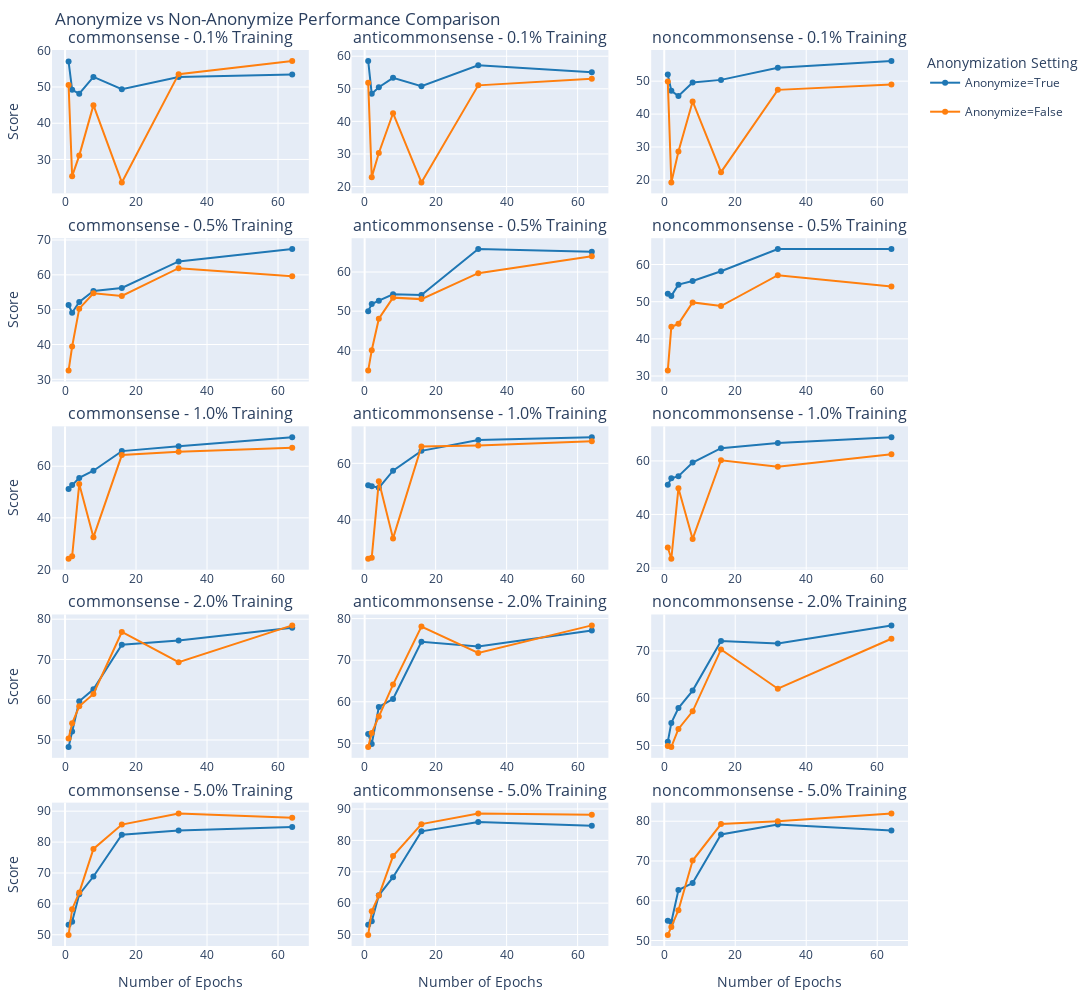
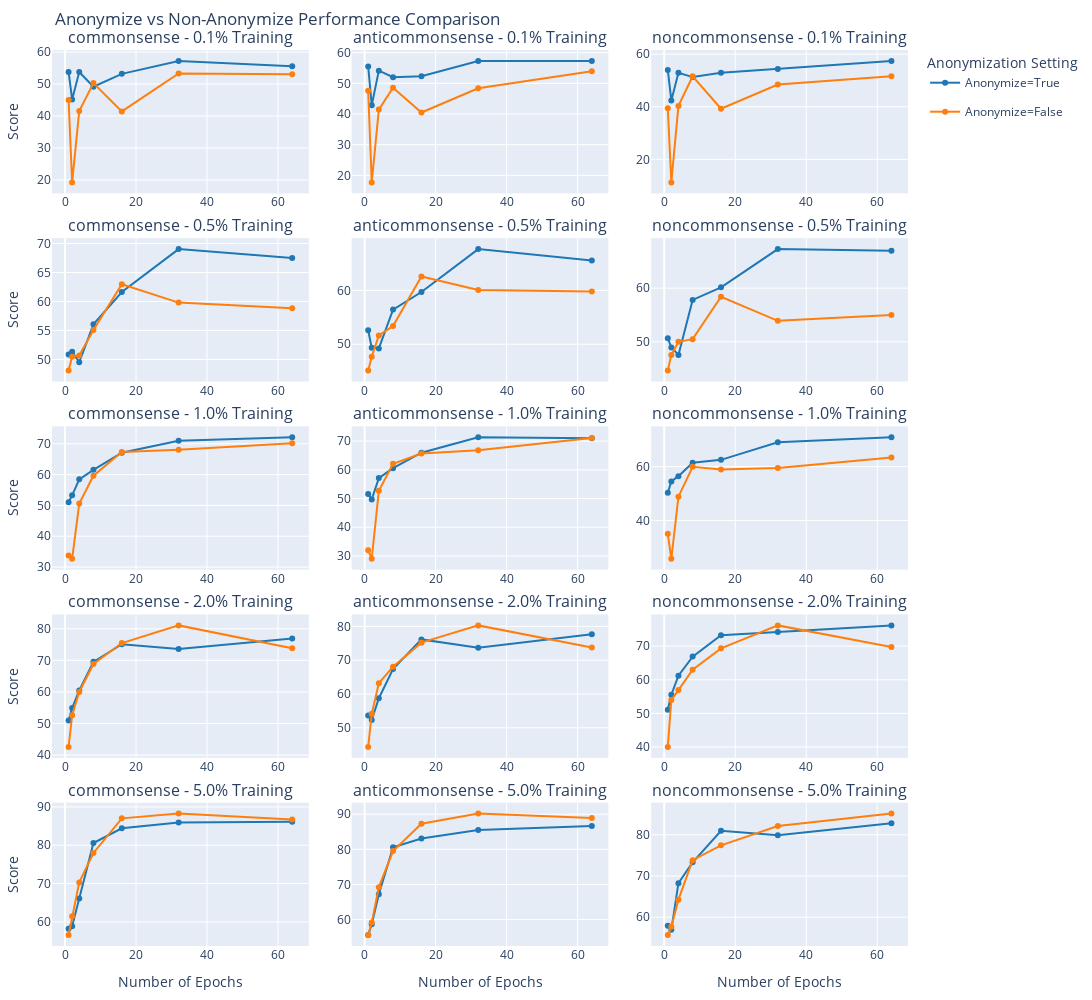
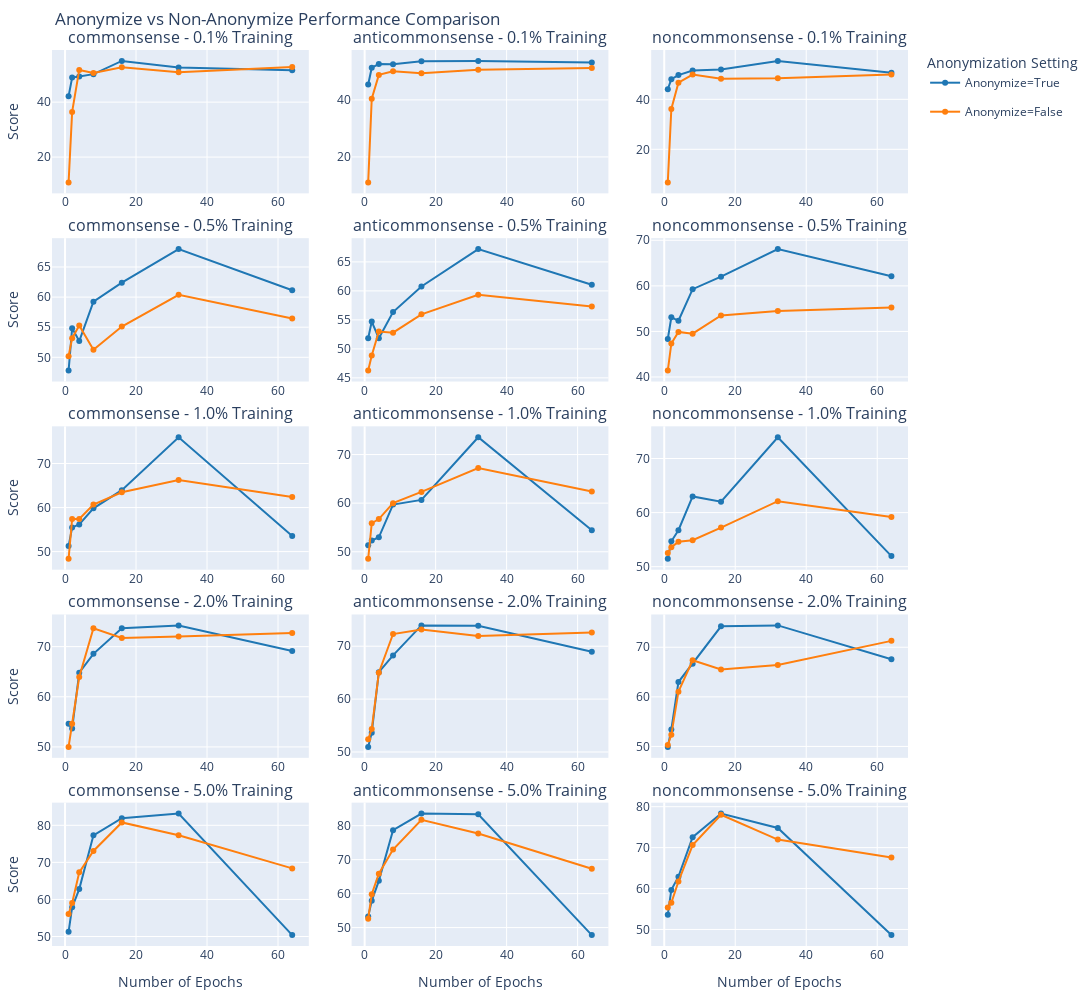

Notebook cell for these charts, in order:
### Code cell
# Create comparison plots
def create_anonymize_comparison_plots(learning_rate):
    # Create a subplot for each test dataset and training percentage combination
    num_test_sets = len(test_dataset_columns)
    num_percentages = len(training_percentages)
    
    fig = make_subplots(
        rows=num_percentages, 
        cols=num_test_sets,
        subplot_titles=[f"{col} - {pct*100}% Training" 
                        for pct in training_percentages for col in test_dataset_columns],
        vertical_spacing=0.05,
        horizontal_spacing=0.05
    )
    
    # Color scheme for True/False anonymization
    colors = {"True": "rgb(31, 119, 180)", "False": "rgb(255, 127, 14)"}
    
    for i, pct in enumerate(training_percentages):
        for j, test_col in enumerate(test_dataset_columns):
            dataset_name = test_col
            
            # Filter data for this training percentage
            df_pct = df[(df['percent_train'] == pct) & (df['learning_rate'] == learning_rate)]
            
            # Group by anonymization and epochs, calculate mean scores
            for anon in [True, False]:
                df_group = df_pct[df_pct['anonymize'] == anon]
                
                # Skip if no data for this combination
                if len(df_group) == 0:
                    continue
                
                # Get average scores for each epoch
                epoch_scores = df_group.groupby('num_epochs')[test_col].mean().reset_index()
                # print(epoch_scores)
                
                # Add line to plot
                fig.add_trace(
                    go.Scatter(
                        x=epoch_scores['num_epochs'],
                        y=epoch_scores[test_col],
                        mode='lines+markers',
                        name=f"Anonymize={anon}",
                        line=dict(color=colors[str(anon)]),
                        legendgroup=f"Anonymize={anon}",
                        showlegend=(i==0 and j==0) # Only show legend once
                    ),
                    row=i+1, col=j+1
                )
            
            # Update axis labels
            if i == num_percentages-1:
                fig.update_xaxes(title_text="Number of Epochs", row=i+1, col=j+1)
            if j == 0:
                fig.update_yaxes(title_text="Score", row=i+1, col=j+1)
    
    # Update layout
    fig.update_layout(
        height=200*num_percentages,
        width=400*num_test_sets,
        title_text="Anonymize vs Non-Anonymize Performance Comparison",
        legend_title="Anonymization Setting",
        margin=dict(t=50, b=20, l=20, r=20),
    )
    
    return fig

# Create and display the comparison plots
for lr in learning_rate:
    print(f"Creating comparison plots for learning rate: {lr}")
    comparison_fig = create_anonymize_comparison_plots(lr)
    comparison_fig.show()
